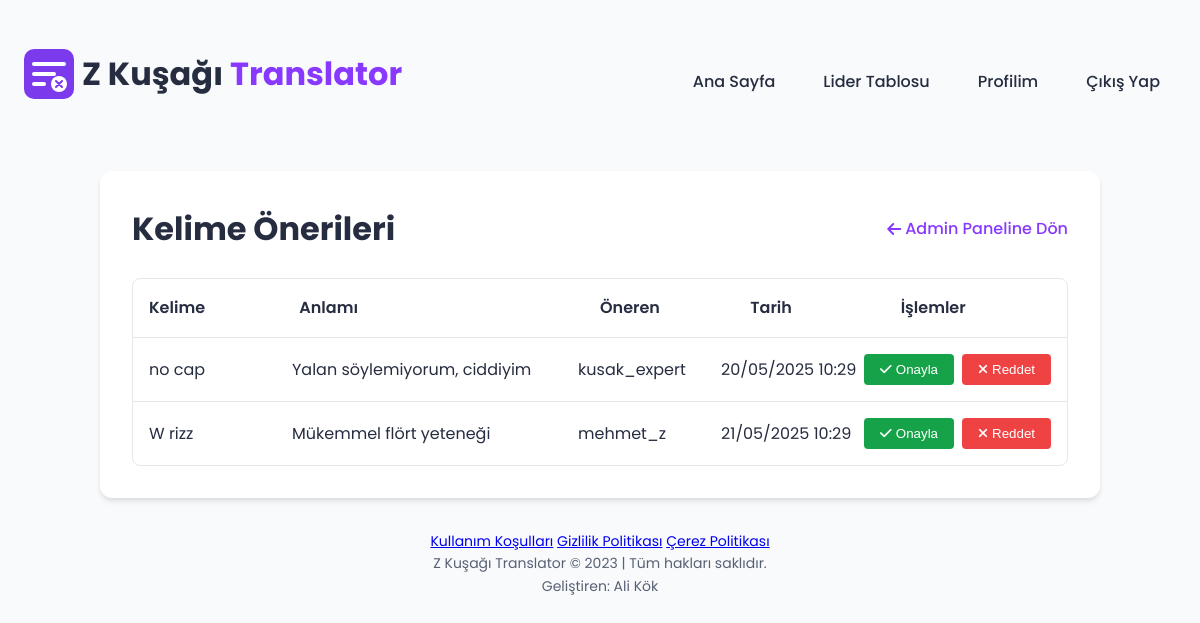
/admin/suggestions (signed in), run on the app's committed database.
### tables this page shows
CREATE TABLE suggestions (
        id INTEGER PRIMARY KEY AUTOINCREMENT,
        word TEXT NOT NULL,
        meaning TEXT NOT NULL,
        suggested_by TEXT,
        created_at TIMESTAMP DEFAULT CURRENT_TIMESTAMP,
        status TEXT DEFAULT 'pending'
    );

CREATE TABLE users (
        id INTEGER PRIMARY KEY AUTOINCREMENT,
        username TEXT UNIQUE NOT NULL,
        email TEXT UNIQUE NOT NULL,
        password_hash TEXT NOT NULL,
        created_at TIMESTAMP DEFAULT CURRENT_TIMESTAMP,
        updated_at TIMESTAMP DEFAULT CURRENT_TIMESTAMP,
        contribution_count INTEGER DEFAULT 0,
        bio TEXT,
        is_admin INTEGER DEFAULT 0
    );

### app.py (the view)
@app.route('/admin/suggestions')
@admin_required
def admin_suggestions():
    try:
        user = get_user_by_id(session['user_id'])
        pending_suggestions = get_pending_suggestions(limit=50)
        return render_template('admin/suggestions.html',
                               user=user,
                               suggestions=pending_suggestions)
    except Exception as e:
        print(f"Admin suggestions error: {str(e)}")
        flash(f'Bir hata oluştu: {str(e)}', 'error')
        return render_template('error.html', error=str(e))

### app.py (called while the page is built, shortened)
def admin_required(f):
    @wraps(f)
    def decorated_function(*args, **kwargs):
        if 'user_id' not in session:
            return redirect(url_for('login', next=request.url))
        if not is_admin(session['user_id']):
            flash('Bu sayfaya erişim yetkiniz yok.', 'error')
            return redirect(url_for('index'))
        return f(*args, **kwargs)
    return decorated_function

@app.template_filter('safe_date')
def safe_date_filter(value, format='%d/%m/%Y %H:%M'):
    if value is None:
        return "Belirtilmemiş"
    if isinstance(value, datetime):
        return value.strftime(format)

### db_config.py (called while the page is built)
def get_db_connection():
    logger.info("SQLite veritabanı kullanılıyor")
    return get_sqlite_connection()

def get_sqlite_connection():
    if os.environ.get('RAILWAY_ENVIRONMENT'):
        db_path = "/tmp/zgen_translator.db"
    else:
        db_path = os.path.join(os.path.dirname(os.path.abspath(__file__)), 'zgen_translator.db')
    logger.info(f"SQLite veritabanı yolu: {db_path}")
    try:
        conn = sqlite3.connect(db_path)
        conn.row_factory = sqlite3.Row  # Dict benzeri sonuçlar için
        cursor = conn.cursor()
        cursor.execute('SELECT 1')
        cursor.fetchone()
        cursor.close()
        logger.info("SQLite bağlantısı başarılı")
        return conn
    except Exception as e:
        logger.error(f"SQLite bağlantı hatası: {e}")
        logger.info("Bellek içi SQLite veritabanına geçiliyor...")
        memory_conn = sqlite3.connect(':memory:')
        memory_conn.row_factory = sqlite3.Row
        return memory_conn

### models.py (called while the page is built)
def get_user_by_id(user_id):
    conn = get_db_connection()
    cur = conn.cursor()
    cur.execute("SELECT * FROM users WHERE id = ?", (user_id,))
    result = cur.fetchone()
    conn.close()
    return dict(result) if result else None

def is_admin(user_id):
    conn = get_db_connection()
    cur = conn.cursor()
    cur.execute("SELECT is_admin FROM users WHERE id = ?", (user_id,))
    result = cur.fetchone()
    conn.close()
    return result and result['is_admin'] == 1

### templates/admin/suggestions.html (shortened to what this page needs)
{% extends "layout.html" %}
{% block content %}
<div class="admin-container">
    <div class="admin-header">
        <h1>Kelime Önerileri</h1>
        <a href="{{ url_for('admin_dashboard') }}" class="back-link">
            <i class="fas fa-arrow-left"></i> Admin Paneline Dön
        </a>
    </div>
    <div class="admin-content">
        {% if suggestions and suggestions|length > 0 %}
            <div class="suggestions-table">
                <div class="table-header">
                    <div class="col-word">Kelime</div>
                    <div class="col-meaning">Anlamı</div>
                    <div class="col-user">Öneren</div>
                    <div class="col-date">Tarih</div>
                    <div class="col-actions">İşlemler</div>
                </div>
                {% for suggestion in suggestions %}
                <div class="table-row">
                    <div class="col-word">{{ suggestion.word }}</div>
                    <div class="col-meaning">{{ suggestion.meaning }}</div>
                    <div class="col-user">
                        {% if suggestion.suggested_by_username %}
                            {{ suggestion.suggested_by_username }}
                        {% else %}
                            Anonim
                        {% endif %}
                    </div>
                    <div class="col-date">{{ suggestion.created_at|safe_date }}</div>
                    <div class="col-actions">
                        <div class="action-buttons">
                            <form action="{{ url_for('admin_approve_suggestion', suggestion_id=suggestion.id) }}" method="post">
                                <button type="submit" class="approve-btn">
                                    <i class="fas fa-check"></i> Onayla
                                </button>
                            </form>
                            <button type="button" class="reject-btn" onclick="openRejectModal({{ suggestion.id }})">
                                <i class="fas fa-times"></i> Reddet
                            </button>
                        </div>
                    </div>
                </div>
                {% endfor %}
            </div>
        {% else %}
            <div class="empty-state">
                <i class="fas fa-check-circle"></i>
                <p>Bekleyen kelime önerisi bulunmuyor.</p>
            </div>
        {% endif %}
    </div>
</div>
{% endblock %}

### static/css/style.css (style rules this page uses)
:root { --primary: 264 100% 61%; --primary-light: 264 96% 85%; --secondary: 330 100% 65%; --accent: 160 84% 39%; --background: 210 20% 98%; --card-bg: 0 0% 100%; --text-dark: 225 25% 20%; --text-medium: 220 15% 40%; --text-light: 220 15% 60%; --success: 142 76% 36%; --warning: 38 92% 50%; --danger: 0 84% 60%; --border: 220 13% 91%; --space-xs: 0.25rem; --space-sm: 0.5rem; --space-md: 1rem; --space-lg: 1.5rem; --space-xl: 2rem; --space-xxl: 3rem; --font-family: 'Poppins', sans-serif; --font-size-xs: 0.75rem; --font-size-sm: 0.875rem; --font-size-md: 1rem; --font-size-lg: 1.125rem; --font-size-xl: 1.25rem; --font-size-xxl: 1.5rem; --font-size-title: 2rem; --radius-sm: 0.25rem; --radius-md: 0.5rem; --radius-lg: 0.75rem; --radius-xl: 1rem; --shadow-sm: 0 1px 2px rgba(0, 0, 0, 0.05); --shadow-md: 0 4px 6px -1px rgba(0, 0, 0, 0.1), 0 2px 4px -1px rgba(0, 0, 0, 0.06); --shadow-lg: 0 10px 15px -3px rgba(0, 0, 0, 0.1), 0 4px 6px -2px rgba(0, 0, 0, 0.05); }
* { margin: 0; padding: 0; box-sizing: border-box; }
body { font-family: var(--font-family); background-color: hsl(var(--background)); color: hsl(var(--text-dark)); line-height: 1.6; min-height: 100vh; }
h1 { font-size: var(--font-size-title); font-weight: 700; color: hsl(var(--text-dark)); }
.admin-container { max-width: 1000px; margin: 0 auto; background-color: hsl(var(--card-bg)); border-radius: var(--radius-lg); padding: var(--space-xl); box-shadow: var(--shadow-md); }
.admin-header { display: flex; justify-content: space-between; align-items: center; margin-bottom: var(--space-lg); }
.back-link { display: inline-flex; align-items: center; gap: var(--space-xs); color: hsl(var(--primary)); text-decoration: none; font-weight: 500; }
.suggestions-table, .requests-table { width: 100%; border: 1px solid hsl(var(--border)); border-radius: var(--radius-md); overflow: hidden; }
.table-header { display: grid; background-color: hsla(var(--primary-light), 0.2); padding: var(--space-md); font-weight: 600; border-bottom: 1px solid hsl(var(--border)); }
.table-row { display: grid; padding: var(--space-md); border-bottom: 1px solid hsl(var(--border)); align-items: center; }
.table-row:last-child { border-bottom: none; }
.table-row:nth-child(even) { background-color: hsla(var(--background), 0.5); }
.suggestions-table .table-header, .suggestions-table .table-row { grid-template-columns: 1fr 2fr 1fr 1fr 1fr; }
.action-buttons { display: flex; gap: var(--space-sm); }
.approve-btn, .reject-btn { padding: var(--space-sm) var(--space-md); border: none; border-radius: var(--radius-sm); font-weight: 500; cursor: pointer; display: flex; align-items: center; gap: var(--space-xs); }
.approve-btn { background-color: hsl(var(--success)); color: white; }
.reject-btn { background-color: hsl(var(--danger)); color: white; }

### data on the page
suggestions: word "no cap", meaning "Yalan söylemiyorum, ciddiyim", suggested_by_username "kusak_expert", created_at "20/05/2025 10:29"
suggestions: word "W rizz", meaning "Mükemmel flört yeteneği", suggested_by_username "mehmet_z", created_at "21/05/2025 10:29"
